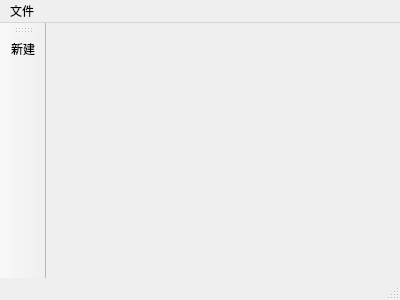
<?xml version="1.0" encoding="UTF-8"?>
<ui version="4.0">
 <class>MainWindow</class>
 <widget class="QMainWindow" name="MainWindow">
  <property name="geometry">
   <rect>
    <x>0</x>
    <y>0</y>
    <width>400</width>
    <height>300</height>
   </rect>
  </property>
  <property name="windowTitle">
   <string>MainWindow</string>
  </property>
  <widget class="QWidget" name="centralWidget"/>
  <widget class="QMenuBar" name="menuBar">
   <property name="geometry">
    <rect>
     <x>0</x>
     <y>0</y>
     <width>400</width>
     <height>17</height>
    </rect>
   </property>
   <widget class="QMenu" name="menuFile">
    <property name="title">
     <string>文件</string>
    </property>
    <addaction name="actionnew"/>
   </widget>
   <addaction name="menuFile"/>
  </widget>
  <widget class="QToolBar" name="mainToolBar">
   <attribute name="toolBarArea">
    <enum>LeftToolBarArea</enum>
   </attribute>
   <attribute name="toolBarBreak">
    <bool>false</bool>
   </attribute>
   <addaction name="actionnew"/>
  </widget>
  <widget class="QStatusBar" name="statusBar"/>
  <action name="actionnew">
   <property name="text">
    <string>新建</string>
   </property>
  </action>
 </widget>
 <layoutdefault spacing="6" margin="11"/>
 <resources/>
 <connections/>
</ui>
